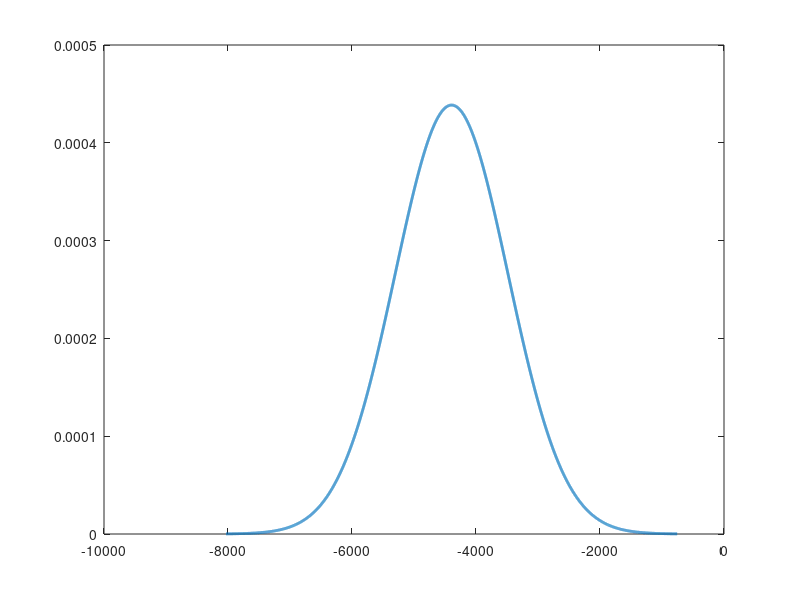

Write MATLAB code to recreate this figure. (Note: this script raises an error after producing the figure.)
%% Advanced Mathematics Lab 11
%% Yu-Hao Chiang 3443130
close all
clear all
clc
%% Task 1
depth = importdata("depths.txt");

mean_depth = mean(depth);
sigma_depth = std(depth);

% 95% confidence interval on the mean depth
alpha = 0.05;
c_interval = norminv([alpha/2, 1-alpha/2], mean_depth, sigma_depth);

pd = makedist('Normal', 'mu', mean_depth, 'sigma', sigma_depth);
x = mean_depth - 4*sigma_depth: mean_depth + 4*sigma_depth;
pdf_normal = pdf(pd,x);

figure
plot(x, pdf_normal, 'LineWidth', 2)
hold on
xline(mean_depth, 'r')
xline(c_interval(1))
xline(c_interval(2))
xlabel('depths')
title('Normal distribution of depths')

% Look at Table A.1
% p(0.43) = 1 - p(-0.43) = 1 - 0.3336 =  0.6664
%% Task 2
clear
% approxiamte binomial distribution
n = 30; 
p = 0.8;
mean_people = n*p;
sigma_people = sqrt(n*p*(1-p));
alpha = 0.05;
c_interval = norminv([alpha/2, 1-alpha/2], mean_people, sigma_people);

pd = makedist('Normal', 'mu', mean_people, 'sigma', sigma_people);
x = mean_people - 3.5*sigma_people: mean_people + 3.5*sigma_people;
pdf_normal = pdf(pd,x);

figure
plot(x, pdf_normal, 'LineWidth', 2)
hold on
xline(mean_people, 'r')
xline(c_interval(1))
xline(c_interval(2))
xlabel('customers')
title('Normal distribution of customers')
%% Task 3
clear
% t-statistic
soilwater = importdata('soilwater.txt');
A = soilwater(:,1);
A = A(~isnan(A)); % skip away NaN
B = soilwater(:,2);
mean_A = mean(A);
mean_B = mean(B);
s_A = std(A);
s_B = std(B);
n_A = size(A,1);
n_B = size(B,1);
v = n_A + n_B - 2; % degree of freedom
alpha = 0.01;
% Look at the critical values for the student's distribution, using 99%
% confidence level, we can obtain the critical t value is 2.609
t_crit = tinv(1-alpha/2, v);
t = (mean_A - mean_B)/sqrt(((n_A-1)*s_A^2 + (n_B-1)*s_B^2)/v * (1/n_A + 1/n_B));
if t >= t_crit
    disp('Reject H0')
else
    disp('Accept H0')
end
% since t < t_crit we must accept H0. we can conclude that the soils at the two 
% sites have same water content.
%% Ex 4
clear
n = 50; % 50 beaches close to the chemical rejection zones are observed.
a = 10; % 10 beaches affected by the harmful algae.
alpha = 0.05;

%% Ex 5 
clear
sulfur = importdata('sulfur.txt');
edge = [0, 10, 15, 20, 25, inf];
figure
histogram(sulfur, edge)
title('The sulfur dioxide emissions in tons per day')

Mean = mean(sulfur);
s = std(sulfur);

z_sulfur = (sulfur - Mean) / s;
p = 0.2;
z_edges = norminv(0:p:1);


figure
histogram(z_sulfur, z_edges)

n = 80;
E = n*p;
O = histcounts(z_sulfur, z_edges);
chi2 = sum((O - E).^2 / E);

v = 1 / p -1-2;
alpha = 0.05;
chi2_crit = chi2inv(1-alpha, v);

if chi2 >= chi2_crit
    disp('Reject H0')
else
    disp('Accept H0')
end




